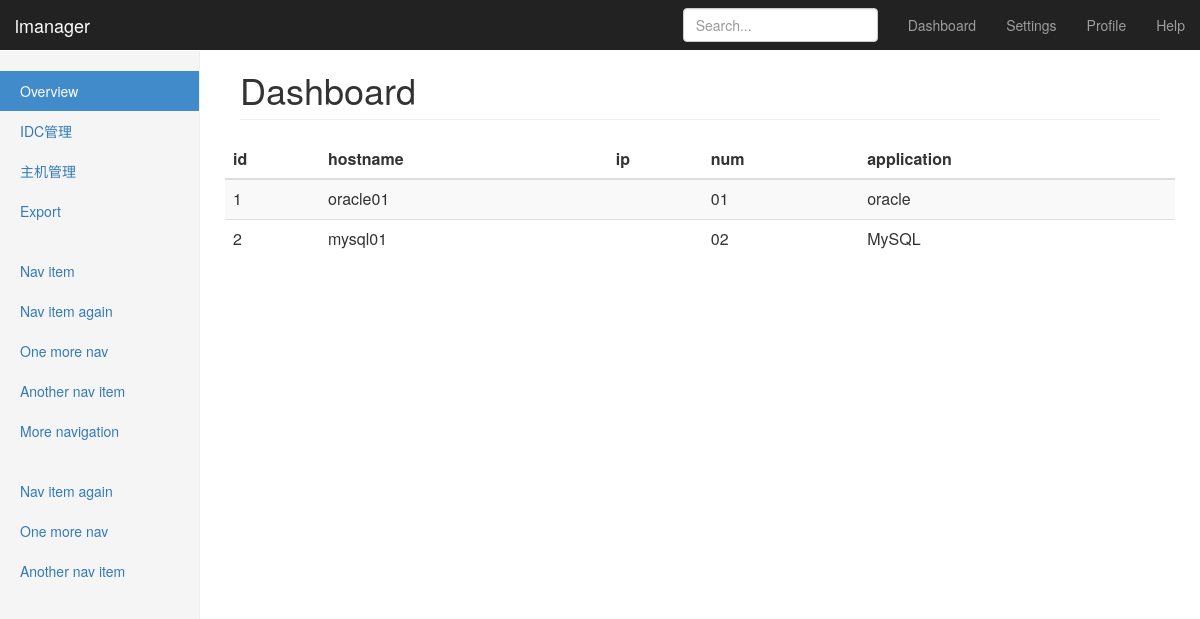
The page / on the database its author committed.
### cmdb/models.py (models this page shows, shortened)
class Host(models.Model):
    idc = models.ForeignKey(Idc)
    date_added = models.DateTimeField(auto_now=True)
    hostname = models.CharField(max_length=40, verbose_name='主机名称')
    num = models.CharField(max_length=20, verbose_name='编号')
    application = models.CharField(max_length=40, verbose_name='应用')
    class Meta:
        verbose_name = '主机列表'
        verbose_name_plural = '主机列表'

### cmdb/views.py (the view)
# urls.py: url(r'^$', views.index, name='index'),
def index(request):
    hosts = Host.objects.all()
    context = {'hosts': hosts}
    return render(request, 'cmdb/index.html', context)

### cmdb/templates/cmdb/index.html (shortened to what this page needs)
<html lang="zh-CN" class=""><head>
    <link href="https://cdn.bootcss.com/bootstrap/3.3.7/css/bootstrap.min.css" rel="stylesheet">
    <link href="/static/css/dashboard.css" rel="stylesheet">
<style type="text/css">.fancybox-margin{margin-right:0px;}</style></head>
  <body data-feedly-mini="yes" data-gclp-initialized="true" data-gistbox-initialized="true">
    <nav class="navbar navbar-inverse navbar-fixed-top">
      <div class="container-fluid">
        <div class="navbar-header">
          <a class="navbar-brand" href="#">lmanager</a>
        </div>
        <div id="navbar" class="navbar-collapse collapse">
          <ul class="nav navbar-nav navbar-right">
            <li><a href="#">Dashboard</a></li>
            <li><a href="#">Settings</a></li>
            <li><a href="#">Profile</a></li>
            <li><a href="#">Help</a></li>
          </ul>
          <form class="navbar-form navbar-right">
            <input type="text" class="form-control" placeholder="Search...">
          </form>
        </div>
      </div>
    </nav>
    <div class="container-fluid">
      <div class="row">
        <div class="col-sm-3 col-md-2 sidebar">
          <ul class="nav nav-sidebar">
            <li class="active"><a href="/">Overview <span class="sr-only">(current)</span></a></li>
            <li><a href="/idc">IDC管理</a></li>
            <li>
            <li><a href="/hostlist">主机管理</a></li>
            </li>
            <li><a href="#">Export</a></li>
          </ul>
          <ul class="nav nav-sidebar">
            <li><a href="">Nav item</a></li>
            <li><a href="">Nav item again</a></li>
            <li><a href="">One more nav</a></li>
            <li><a href="">Another nav item</a></li>
            <li><a href="">More navigation</a></li>
          </ul>
          <ul class="nav nav-sidebar">
            <li><a href="">Nav item again</a></li>
            <li><a href="">One more nav</a></li>
            <li><a href="">Another nav item</a></li>
          </ul>
        </div>
        <div class="col-sm-9 col-sm-offset-3 col-md-10 col-md-offset-2 main">
          <h1 class="page-header">Dashboard</h1>
          <div class="row placeholders">
          <div class="table-responsive">
            <table class="table table-striped">
              <thead>
                <tr>
                  <th>id</th>
                  <th>hostname</th>
                  <th>ip</th>
                  <th>num</th>
                  <th>application</th>
                </tr>
              </thead>
              <tbody>
                {% for host in hosts %}
                <tr>
                  <td>{{host.id}}</td>
                  <td>{{host.hostname}}</td>
                  <td>
                  </td>
                  <td>{{host.num}}</td>
                  <td>{{host.application}}</td>
                </tr>
                {%endfor%}
              </tbody>
            </table>
          </div>
        </div>
      </div>
    </div>
</div><form id="gclp-frame-form" target="gclp-frame" method="post" style="display: none;"></form><div id="feedly-mini" title="feedly Mini tookit"></div></body></html>

### lmanager/static/css/dashboard.css (style rules this page uses)
body { padding-top: 50px; }
.navbar-fixed-top { border: 0; }
.sidebar { display: none; }
@media (min-width: 768px) { .sidebar { position: fixed; top: 51px; bottom: 0; left: 0; z-index: 1000; display: block; padding: 20px; overflow-x: hidden; overflow-y: auto; background-color: #f5f5f5; border-right: 1px solid #eee; } }
.nav-sidebar { margin-right: -21px; margin-bottom: 20px; margin-left: -20px; }
.nav-sidebar > li > a { padding-right: 20px; padding-left: 20px; }
.nav-sidebar > .active > a, .nav-sidebar > .active > a:hover, .nav-sidebar > .active > a:focus { color: #fff; background-color: #428bca; }
.main { padding: 20px; }
@media (min-width: 768px) { .main { padding-right: 40px; padding-left: 40px; } }
.main .page-header { margin-top: 0; }
.placeholders { margin-bottom: 30px; text-align: center; }

### rows shown on the page
Host: id "1", hostname "oracle01", num "01", application "oracle"
Host: id "2", hostname "mysql01", num "02", application "MySQL"
